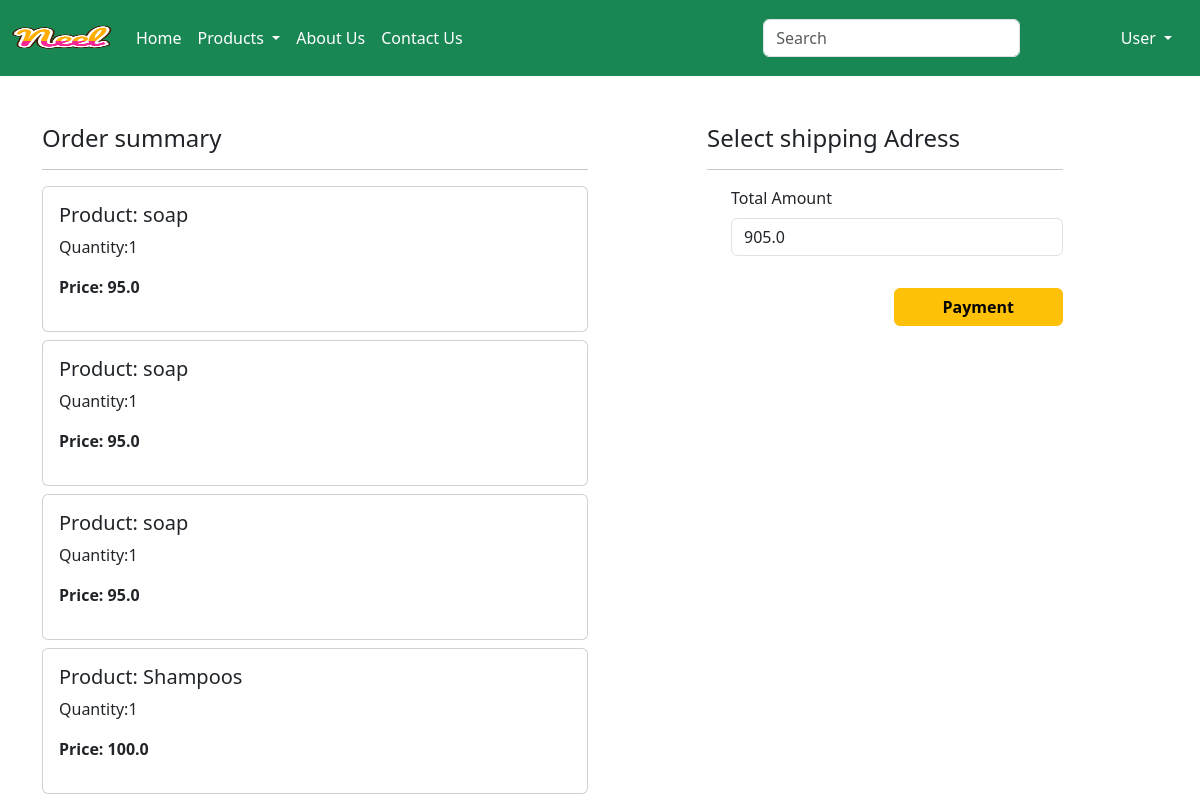
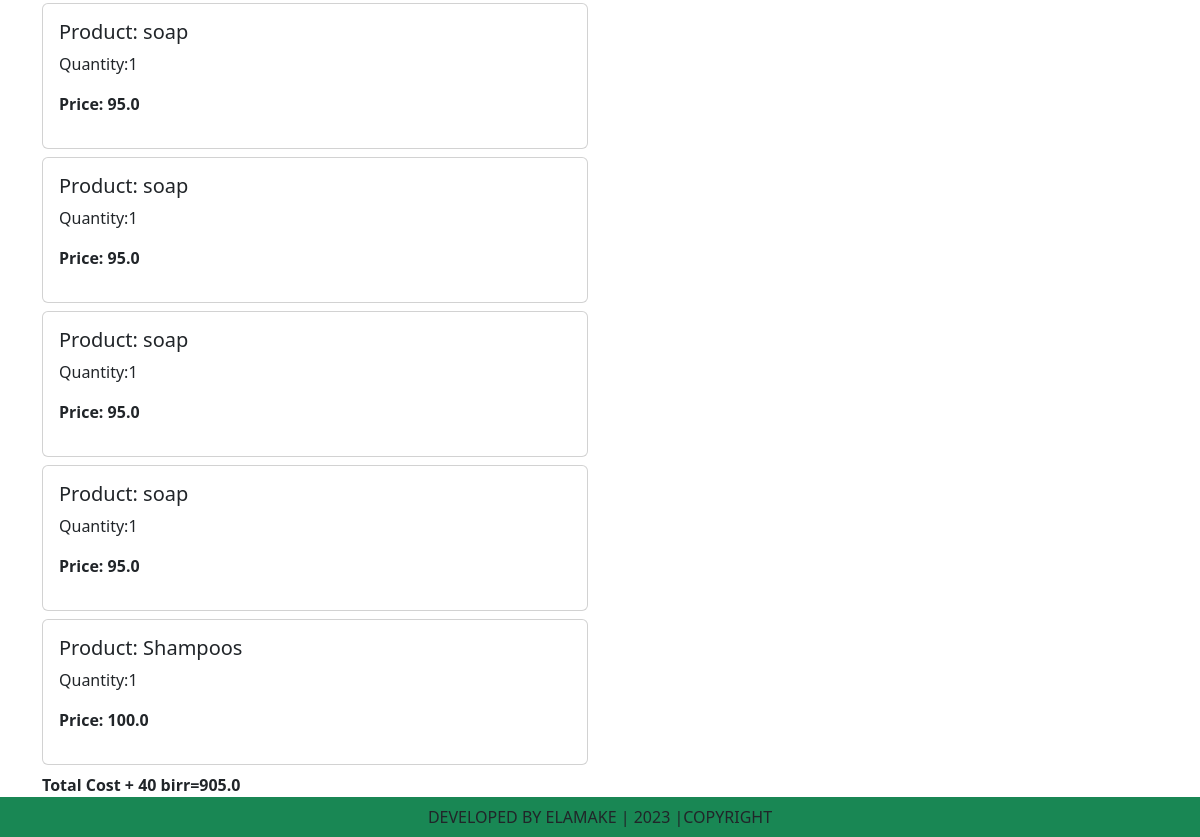
/checkout/ (signed in), run on an earlier commit of the app's database (2 pictures, top to bottom).
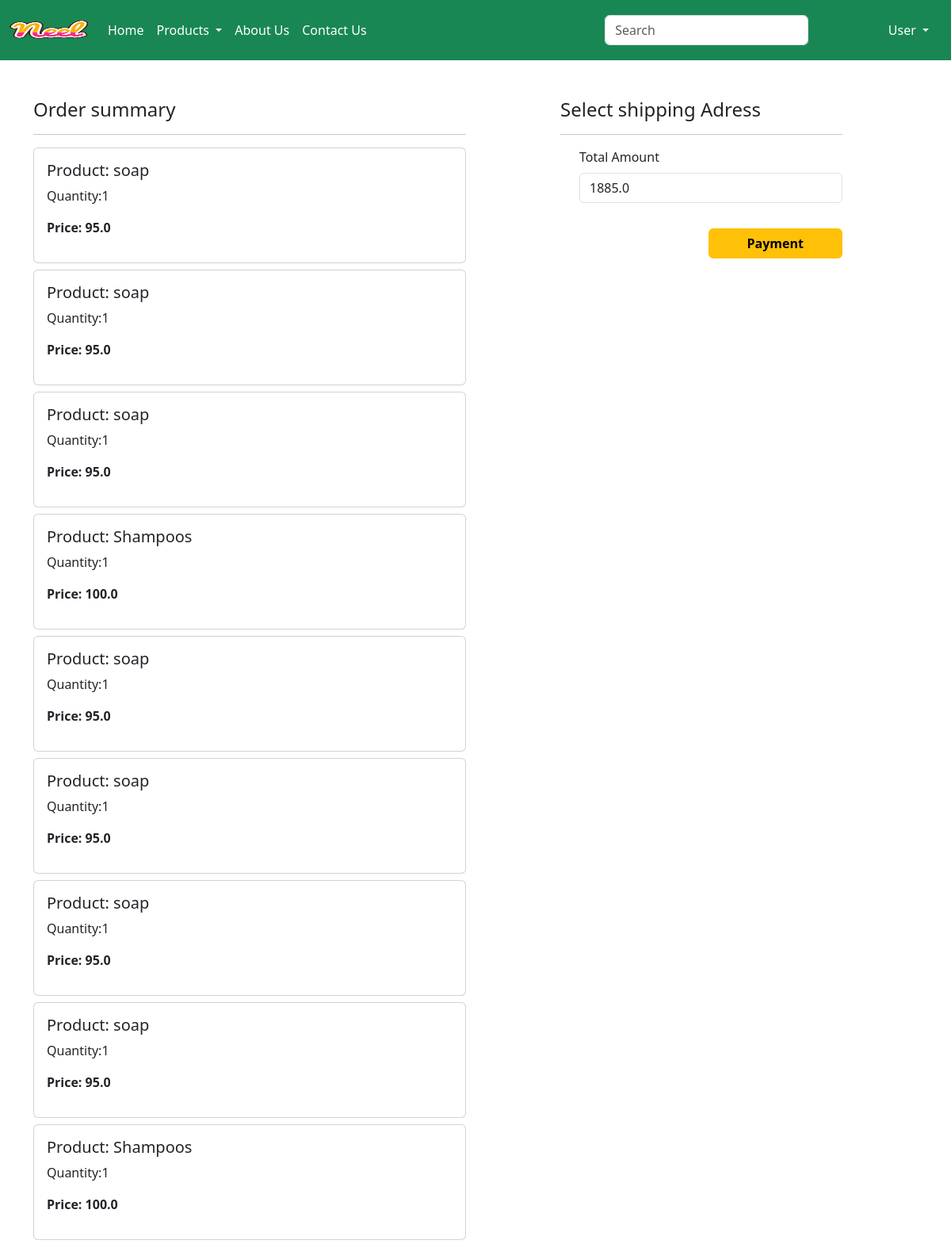
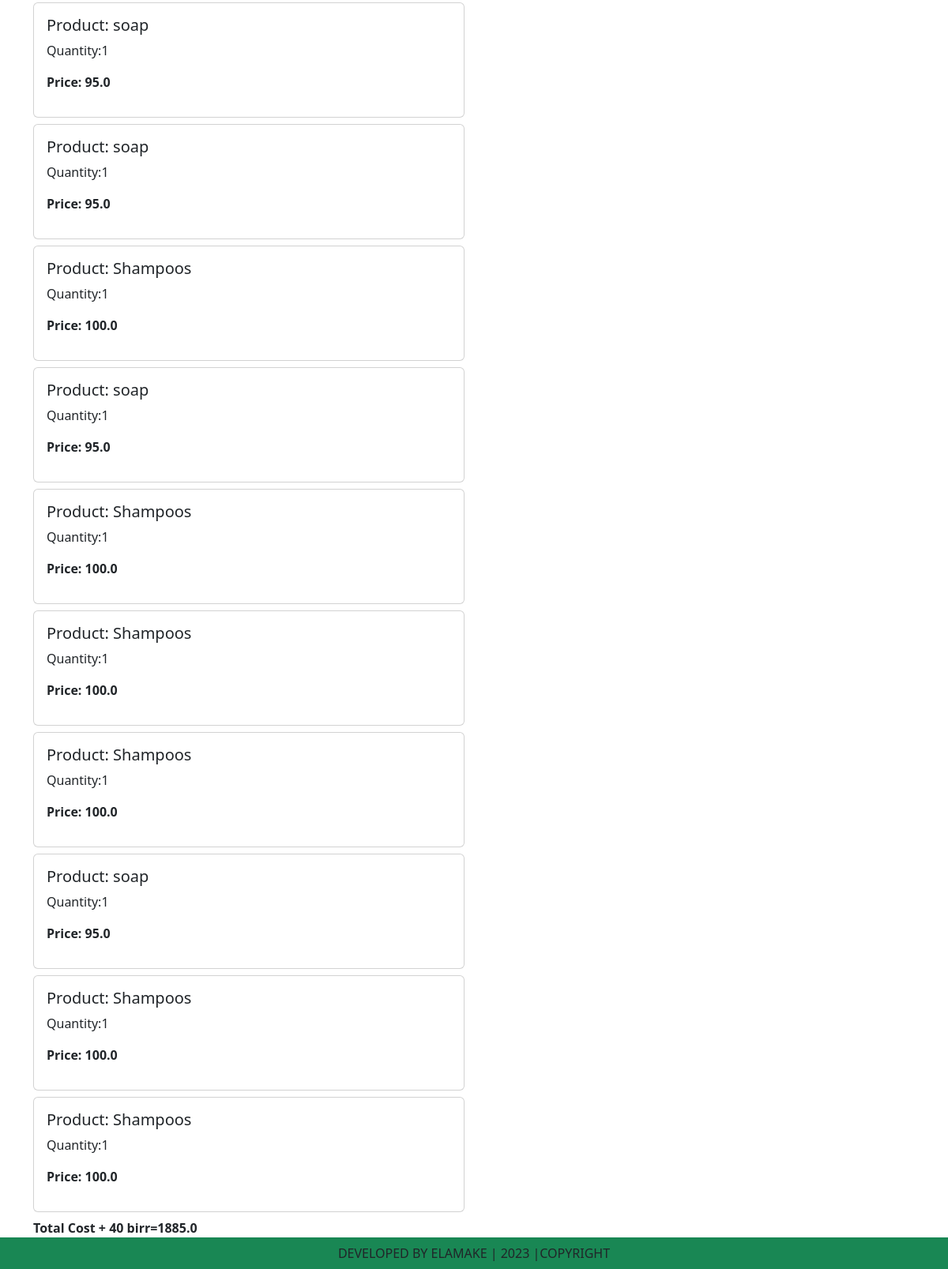
And on a later commit of the database (2 pictures, top to bottom).
### ec/models.py (models this page shows, shortened)
class Cart(models.Model):
    user=models.ForeignKey(User,on_delete=models.CASCADE)
    product=models.ForeignKey(Product,on_delete=models.CASCADE)
    quantity= models.PositiveIntegerField(default=1)

class Product(models.Model):
    title = models.CharField(max_length=100)
    selling_price= models. FloatField()
    discounted_price=models.FloatField()
    description = models.TextField(default='')
    composition= models.TextField(default='')
    proadapp= models.TextField(default='')
    catagory = models.CharField(choices=CATEGORY_CHOICES, max_length=2)
    product_image = models.ImageField(upload_to='product')

### ec/views.py (the view)
# urls.py: path('checkout/',views.checkout.as_view(), name='checkout'),
class checkout(View):
    def get(self,request):
        user = request.user
        add = Customer.objects.filter(user=user)
        cart_items=Cart.objects.filter(user=user)
        famount=0
        for p in cart_items:
            value=p.quantity*p.product.discounted_price
            famount = famount + value
        totalamount = famount + 40
        return render(request,'checkout.html',locals())

### ec/templates/checkout.html (shortened to what this page needs)
{%extends 'base.html'%}
{% load static %}
{% block main-content%}
<div class="container">
  <div class=" row mt-5">
    <div class=" col-sm-6">
      <h4>Order summary</h4>
      <hr>
      {% for item in cart_items%}
        <div class="card mb-2">
          <div class="card-body">
            <h5>Product: {{item.product.title}}</h5>
            <p>Quantity:{{item.quantity}}</p>
            <p class="fw-bold">Price: {{item.product.discounted_price}}</p>
          </div>
        </div>
      {% endfor %}
      <p class="fw-bold">Total Cost + 40 birr={{totalamount}}</p>
      <small>Term and condition ......</small>
    </div>
    <div class="col-sm-4 offset-sm-1">
      <h4>Select shipping Adress</h4>
      <hr>
      <form method="post" id = "myform">
            <div class="form-check mb-3">
              <label for="totaamount" class="form-label">Total Amount</label>
              <input type="number" class="form-control" name="totaamount" value={{totalamount}} readonly>
            </div>
            <div class="text-end">
              <button id="chp-button1" type="submit" class="btn btn-warning mt-3 px-5 fw-bold">Payment</button>
            </div>
        </div>
    </div>
  </div>
{% endblock main-content%}

What changed in the data, as far as the page shows it:
added Cart: product "soap", quantity "1", product.discounted_price "95.0"
added Cart: product "soap", quantity "1", product.discounted_price "95.0"
added Cart: product "Shampoos", quantity "1", product.discounted_price "100.0"
added Cart: product "soap", quantity "1", product.discounted_price "95.0"
added Cart: product "Shampoos", quantity "1", product.discounted_price "100.0"
added Cart: product "Shampoos", quantity "1", product.discounted_price "100.0"
added Cart: product "Shampoos", quantity "1", product.discounted_price "100.0"
added Cart: product "soap", quantity "1", product.discounted_price "95.0"
added Cart: product "Shampoos", quantity "1", product.discounted_price "100.0"
added Cart: product "Shampoos", quantity "1", product.discounted_price "100.0"
Also different on the page:
{{ totalamount }}: "905.0" → "1885.0"
form field totaamount: "905.0" → "1885.0"
